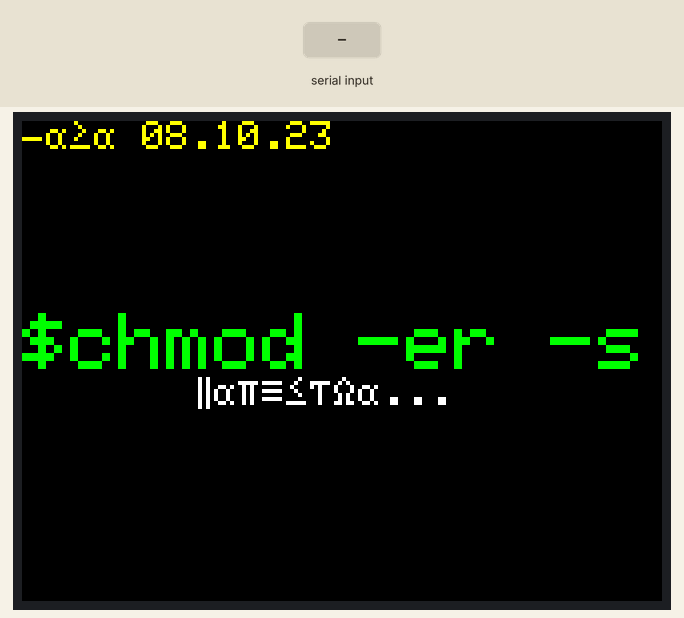
Recording of a sketch running on a simulated Arduino Mega 2560, built with avr-gcc and run on an emulated ATmega2560. Parts: 320×240 colour display. Inputs (shaded band) come from the test bench. What the sketch prints to the serial monitor is not drawn.

Above: at 1.4 s.

The sketch:

hacaton_ardu.ino
```cpp
#include <SoftwareSerial.h>
SoftwareSerial esp8266(10, 11); // RX, TX

#include <SPFD5408_Adafruit_GFX.h>    // Core graphics library
#include <SPFD5408_Adafruit_TFTLCD.h> // Hardware-specific library
#include <SPFD5408_TouchScreen.h>
//#include <Adafruit_ILI9341.h>

#include "string.h"

String utf8rus();

#define LCD_CS A3 // Chip Select goes to Analog 3
#define LCD_CD A2 // Command/Data goes to Analog 2
#define LCD_WR A1 // LCD Write goes to Analog 1
#define LCD_RD A0 // LCD Read goes to Analog 0
#define LCD_RESET A4 // Can alternately just connect to Arduino's reset pin
#define	BLACK   0x0000
#define	BLUE    0x001F
#define	RED     0xF800
#define	GREEN   0x07E0
#define CYAN    0x07FF
#define MAGENTA 0xF81F
#define YELLOW  0xFFE0
#define WHITE   0xFFFF
Adafruit_TFTLCD tft(LCD_CS, LCD_CD, LCD_WR, LCD_RD, LCD_RESET);

void clear_time()
{
  for(int i = 0; i<50;i++)
  {
    tft.drawLine(0, i, 150, i, BLACK);
  }
}
void setup(void) {
  Serial.begin(9600);
// #ifdef USE_ADAFRUIT_SHIELD_PINOUT
//   progmemPrintln(PSTR("Using Adafruit 2.8\" TFT Arduino Shield Pinout"));
// #else
//   progmemPrintln(PSTR("Using Adafruit 2.8\" TFT Breakout Board Pinout"));
// #endif
  tft.reset();
  tft.begin(0x9341); // SDFP5408
  tft.setRotation(3); // Need for the Mega, please changed for your choice or rotation initial
  // progmemPrintln(PSTR("Benchmark                Time (microseconds)"));
  esp8266.begin(9600);
  tft.fillScreen(BLACK);
  tft.setCursor(0, 0);
  tft.cp437(true);
  tft.setTextSize(2);
  tft.setTextColor(YELLOW);
  tft.println(utf8rus("Дата 08.10.23"));
  tft.println();
  tft.println();
  tft.println();
  tft.println();
  tft.println();
  tft.setTextSize(4);
  tft.setTextColor(GREEN);
  tft.println("$chmod -er -s");
  tft.setTextSize(2);
  tft.setTextColor(WHITE);
  tft.println(utf8rus("       Загрузка..."));
  tft.setCursor(0, 223);
  tft.setTextSize(1);
}

bool evenflag = 1;

int myvar = 0;
int myvarh = 0;

int flag = 0;
int dot = 0;

char c;

String ParsedBySkrm = "";
int hflag = 0;
String half1 = "";
String half2 = "";
String half3 = "";
String half4 = "";
//tft.fillScreen(BLACK);


void loop(void) {

  String accel;
  if (esp8266.available()) {
    dot++;
    if(dot%400==0)
    {

      //tft.print(utf8rus("Математика"));
      // tft.write('к');
      // tft.write('с');
      // tft.write('т');
      String nigga = "";
      //nigga += 'т';
      //tft.print(nigga+'т');


        // for (int i = 192; i < 1000; i++)
        // {
        //   if(1)
        //   {
        //   tft.print(char(i));
        //   }
        // }
      // //tft.println();
      tft.print(".");
      Serial.println('.');

    }
    //Для теста ветки
    c = esp8266.read();
    if(c == '~')
    {
      flag = 1;
    }
    if(flag)
    {
      Serial.write(c); // Пересылать данные с ESP8266 в монитор порта Arduino
      ParsedBySkrm+=c;

    if(c == '#')
    {
      //Serial.write('\n');
      hflag = 1;
      if((c == '#') && (hflag))
      {
        hflag = 0;
        if(ParsedBySkrm.indexOf("~1")>-1 && ParsedBySkrm.indexOf("~2")>-1 && ParsedBySkrm.indexOf("~3")>-1 && ParsedBySkrm.indexOf("~4")>-1 && ParsedBySkrm.indexOf("~5")>-1 && ParsedBySkrm.indexOf("~6")>-1)
        {
          //String half1;
          tft.setTextSize(2);
          tft.fillScreen(BLACK);
          tft.setCursor(0, 0);
          tft.setTextColor(YELLOW);
          tft.println(utf8rus("Время 3:42"));
          tft.setTextSize(1.75);
          tft.setTextColor(WHITE);
          for(int i = 0; i < ParsedBySkrm.length()/4;i++ )
          {

            if(ParsedBySkrm[i]=='#')
            {
              half1+='\n';
              half1+='\n';
              continue;
            }
            half1+=ParsedBySkrm[i];
          }
          // Serial.println(ParsedBySkrm);
          // tft.print(utf8rus(ParsedBySkrm));
          // for(int i = 0; i < 4;i++)
          // {
          //   for((int j = 0; j < ind[i];j++))
          //   {
          //     tempp+=ParsedBySkrm[j];
          //   }
          //   for(int k = ind[i]; k<ind[i]+2;k++)
          //   {
          //   tempp_color+=ParsedBySkrm[k];
          //   }

          // }
          Serial.println(half1);
          tft.print(utf8rus(half1));
          for(int i =  ParsedBySkrm.length()/4; i < ParsedBySkrm.length()/2;i++ )
          {

            if(ParsedBySkrm[i]=='#')
            {
              half2+='\n';
              half2+='\n';
              continue;
            }
            half2+=ParsedBySkrm[i];
          }
          tft.print(utf8rus(half2));
          for(int i =  ParsedBySkrm.length()/2; i < ParsedBySkrm.length()*3/4;i++ )
          {

            if(ParsedBySkrm[i]=='#')
            {
              half3+='\n';
              half3+='\n';
              continue;
            }
            half3+=ParsedBySkrm[i];
          }
          tft.print(utf8rus(half3));
          for(int i =  ParsedBySkrm.length()*3/4; i < ParsedBySkrm.length();i++ )
          {

            if(ParsedBySkrm[i]=='#')
            {
              half4+='\n';
              half4+='\n';
              continue;
            }
            half4+=ParsedBySkrm[i];
          }
          tft.print(utf8rus(half4));
          ParsedBySkrm = "";
        }
      }
    }
    if(c == '\n')
    {
      flag = 0;
    }
    }

  }

}

void progmemPrint(const char *str) {
  char c;
  while(c = pgm_read_byte(str++)) Serial.print(c);
}

// Same as above, with trailing newline
void progmemPrintln(const char *str) {
  progmemPrint(str);
  Serial.println();
}


String utf8rus(String source)
{
  int i,k;
  String target;
  unsigned char n;
  char m[2] = { '0', '\0' };

  k = source.length(); i = 0;

  while (i < k) {
    n = source[i]; i++;

    if (n >= 0xC0) {
      switch (n) {
        case 0xD0: {
          n = source[i]; i++;
          if (n == 0x81) { n = 0xA8; break; }
          if (n >= 0x90 && n <= 0xBF) n = n + 0x30;
          break;
        }
        case 0xD1: {
          n = source[i]; i++;
          if (n == 0x91) { n = 0xB8; break; }
          if (n >= 0x80 && n <= 0x8F) n = n + 0x70;
          break;
        }
      }
    }
    m[0] = n; target = target + String(m);
  }
return target;
}
```
